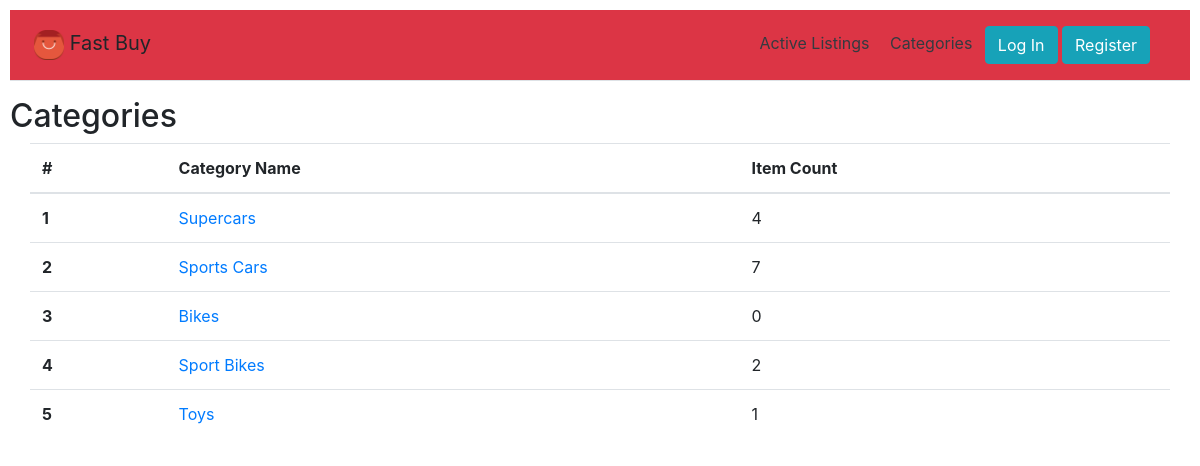
The page /categories on the database its author committed.
### auctions/models.py (models this page shows)
class Category(models.Model):
    class Meta:
        verbose_name = "Category"
        verbose_name_plural = "Categories"
    category_name = models.CharField(max_length=64)
    item_count = models.IntegerField()
    def __str__(self):
        return f"{self.category_name}"

### auctions/views.py (the view)
# urls.py: path("categories", views.categories, name="categories"),
def categories(request):
    categories = Category.objects.all()
    page = request.GET.get("page", 1)
    paginator = Paginator(categories, 10)
    try:
        categories = paginator.page(page)
    except PageNotAnInteger:
        categories = paginator.page(1)
    except EmptyPage:
        categories = paginator.page(paginator.num_pages)
    return render(request, "auctions/categories.html", {"categories": categories})

### auctions/templates/auctions/categories.html (shortened to what this page needs)
{% extends "auctions/layout.html" %}
{% block body %}
    <h2>Categories</h2>
          <div class="container">
            <div class="row">
              <table class="table">
                <thead>
                  <tr>
                    <th scope="col">#</th>
                    <th scope="col">Category Name</th>
                    <th scope="col">Item Count</th>
                  </tr>
                </thead>
                    <tbody>
                      {% for category in categories %}
                      <tr>
                        <th scope="row">{{ forloop.counter }} </th>
                        <td><a href="{% url 'category_detail' category.id %}">{{ category.category_name }}</a></td>
                        <td>{{ category.item_count }}</td>
                      </tr>
                      {% endfor %}
                    </tbody>
                  </table>
            </div>
      </div>
{% endblock %}

### auctions/static/auctions/css/styles.css (style rules this page uses)
body { padding: 10px; }

### rows shown on the page
Category: category_name "Supercars", item_count "4"
Category: category_name "Sports Cars", item_count "7"
Category: category_name "Bikes", item_count "0"
Category: category_name "Sport Bikes", item_count "2"
Category: category_name "Toys", item_count "1"
